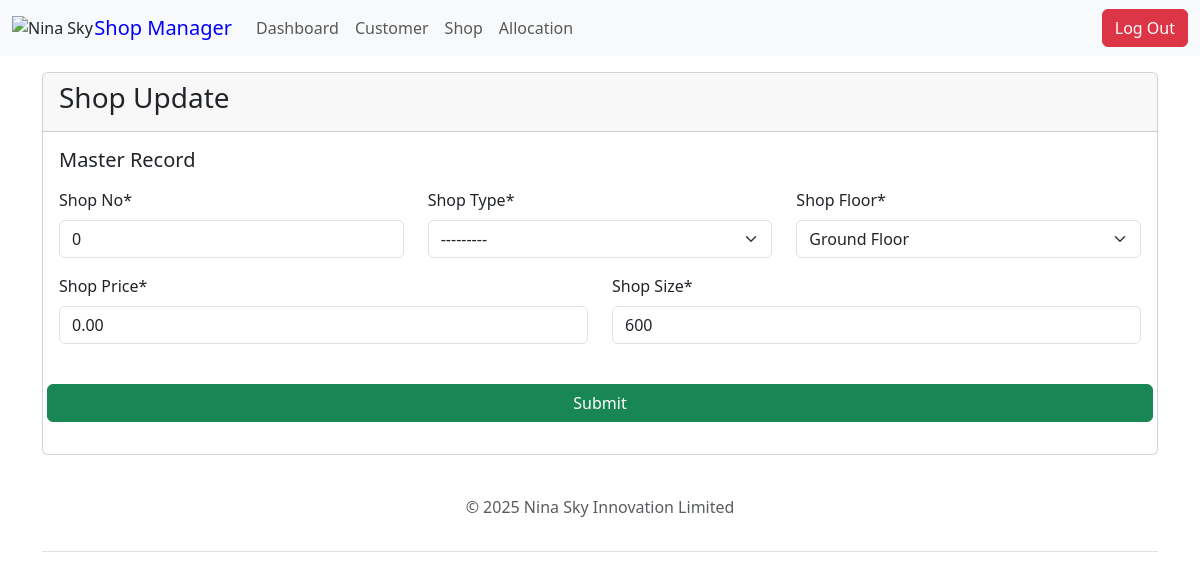
The page /shops/0/ (signed in) on the database its author committed.
### shop/models.py (models this page shows, shortened)
class Shop(models.Model):
    Type = [
        ('Platinum', 'Platinum'),
        ('Titanium', 'Titanium'),
        ('Diamond', 'Diamond'),
        ('Premium', 'Premium'),
        ('Gold', 'Gold'),
        ('Silver', 'Silver'),
    ]
    Floor = [
        ('G', 'Ground Floor'),
        ('1', 'First Floor'),
        ('2', 'Second Floor'),
    ]
    STATUS = [
        ('vacant', 'Vacant'),
        ('allocated', 'Allocated'),
    ]
    name = models.CharField(max_length=255)
    type = models.CharField(max_length=10, choices=Type)
    price = models.DecimalField(max_digits=10, decimal_places=2)
    shop_price = models.DecimalField(max_digits=10, decimal_places=2, blank=True, null=True)
    new_shop_price = models.DecimalField(max_digits=10, decimal_places=2, blank=True, null=True)
    caution_fee = models.DecimalField(max_digits=12, decimal_places=2, default=100000.00)
    no = models.CharField(max_length=5, validators=[MinLengthValidator(4)], unique=True)
    address = models.CharField(max_length=300)
    floor = models.CharField(max_length=20, choices=Floor)
    size = models.IntegerField()
    status = models.CharField(max_length=10, choices=STATUS, default='vacant')
    is_paid = models.BooleanField(default=False)
    is_approved = models.BooleanField(default=False)
    class Meta:
        ordering = ["no"]
    @property
    def shop_price(self):
        result = self.rent * Decimal('1.075')
        return result.quantize(Decimal('0.01'), rounding=ROUND_HALF_UP)

### shop/views.py (the view)
# urls.py: path('shops/<str:shop_no>/', views.edit_shop_form, name="shop-edit"),
@login_required
def edit_shop_form(request, shop_no):
    shop = get_object_or_404(Shop, no=shop_no)
    if request.method == 'POST':
        form = EditMyShopForm(request.POST, instance=shop)
        if form.is_valid():
            form.save()
            messages.success(request, "Shop details updated successfully")
            return redirect('all-shops')  # Redirect to the shop list or detail view
    else:
        form = EditMyShopForm(instance=shop)
    return render(request, 'shop/edit_shop_form.html', {'form': form})

### shop/forms.py
class EditMyShopForm(forms.ModelForm):
    class Meta:
        model = Shop
        fields = ('no', 'type', 'floor', 'price', 'size')
        labels = {
            'no': 'Shop No',
            'type': 'Shop Type',
            'floor': 'Shop Floor',
            'price': 'Shop Price',
            'size' : 'Shop Size',
        }

### templates/shop/edit_shop_form.html (shortened to what this page needs)
{% extends 'base.html' %} {% block title %} Shop Form {% endblock %}
{% load static %}
{% load crispy_forms_tags %}
{% block content %}
<div class="container mt-3">
<div class="row">
    <div class="col-md-12">
        <div class="card mx-auto">
            <div class="card-header"><h3>Shop Update</h3></div>
            <div class="card-body">
                <h5 class="card-title">Master Record</h5>
                <p class="card-text">
                    <form action="" method="POST" autocomplete="off">
                            <div class="row">
                                <div class="col">
                                     {{form.no|as_crispy_field}}
                                </div>
                                <div class="col">
                                    {{form.type|as_crispy_field}}
                               </div>
                                <div class="col">
                                     {{form.floor|as_crispy_field}}
                                </div>
                            </div>
                            <div class="row">
                                <div class="col">
                            {{form.price|as_crispy_field}}
                                </div>
                                <div class="col">
                            {{form.size|as_crispy_field}}
                                </div>
                            </div>
                        <div class="row">
                            <button  type="submit" class="btn btn-success">Submit</button>
                        </div>
                    </form>
                </p>
            </div>
        </div>
    </div>
</div>
</div>
{% endblock %}

### rows shown on the page
Shop: no "0", type "---------", floor "Ground Floor", price "0.00", size "600"
